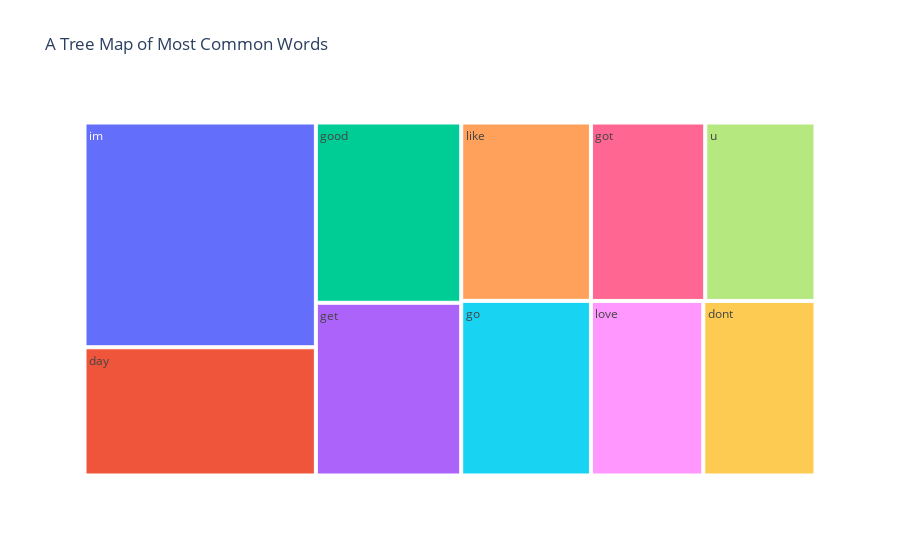

Here is the notebook cell this chart was saved with:
### Code cell
#A tree map using plotly.express library of most common words.
fig = px.treemap(temp, path=['Common Words'], values='Count',title='A Tree Map of Most Common Words')
fig.show()

### Figure 1 — Plotly figure (JSON) as saved in the notebook; plotly's stock layout.template omitted (floating-point values rounded to 4 significant figures)
{"data": [{"branchvalues": "total", "domain": {"x": [0, 1], "y": [0, 1]}, "hovertemplate": "labels=%{label}<br>Count=%{value}<br>parent=%{parent}<br>id=%{id}<extra></extra>", "ids": ["day", "dont", "get", "go", "good", "got", "im", "like", "love", "u"], "labels": ["day", "dont", "get", "go", "good", "got", "im", "like", "love", "u"], "name": "", "parents": ["", "", "", "", "", "", "", "", "", ""], "type": "treemap", "values": [101424, 66951, 85822, 77440, 89579, 69718, 177754, 79062, 67036, 67266]}], "layout": {"legend": {"tracegroupgap": 0}, "title": {"text": "A Tree Map of Most Common Words"}}}
